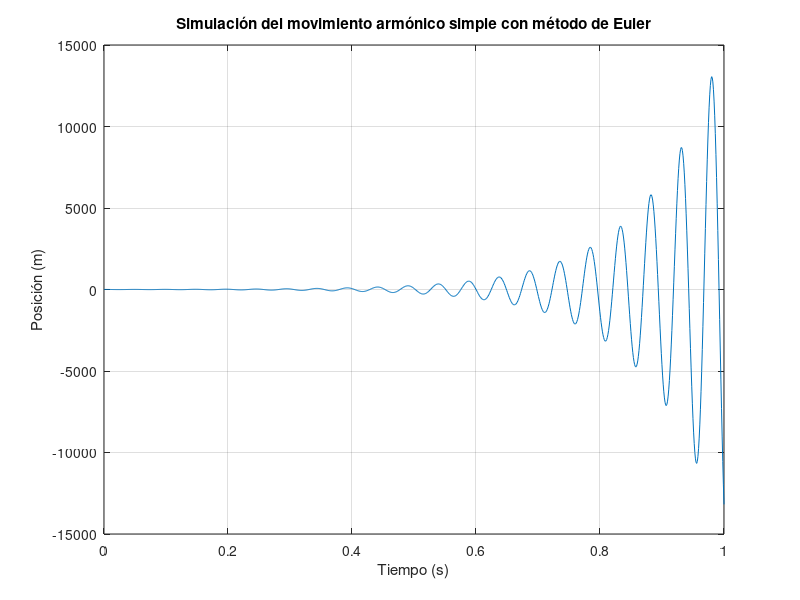

MATLAB code for this plot:
"A00841469_JuanGastelum_8_10_2024" 

% Método de Euler para simular el movimiento armónico simple
% Parámetros físicos del sistema
k = 10; % Constante elástica (N/m)
m = 0.0006; % Masa (kg)
x0 = 4; % Posición inicial (m)
v0 = 0; % Velocidad inicial (m/s)
t_final = 1; % Tiempo de simulación (s)
dt = 0.001; % Intervalo de tiempo (s)

% Función de aceleración
aceleracion = @(x) -(k/m) * x;

% Inicialización de variables
n = round(t_final/dt);
t = linspace(0, t_final, n);
x = zeros(1, n);
v = zeros(1, n);
a = zeros(1, n);

% Condiciones iniciales
x(1) = x0;
v(1) = v0;
a(1) = aceleracion(x(1));

% Implementación del método de Euler
for i = 2:n
    v(i) = v(i-1) + a(i-1) * dt;
    x(i) = x(i-1) + v(i-1) * dt;
    a(i) = aceleracion(x(i));
end

% Graficar los resultados
plot(t, x);
xlabel('Tiempo (s)');
ylabel('Posición (m)');
title('Simulación del movimiento armónico simple con método de Euler');
grid on;